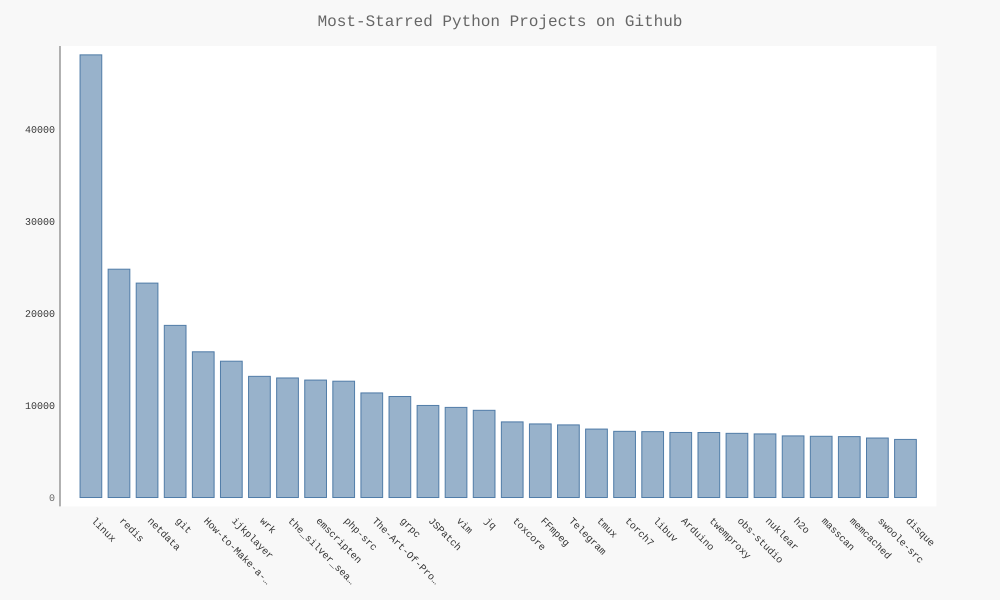

Here is the Python script that generated this plot:
"""抓取github上有关python的项目， 按照星标数排行，点击对应柱状图可以跳到该项目的github页面"""

import requests
import pygal
from pygal.style import LightColorizedStyle as LCS, LightenStyle as LS


# 执行API调用并且存储响应
url = r"https://api.github.com/search/repositories?q=language:python&sort=stars"
r = requests.get(url)
print("Status code:", r.status_code)

# 存储API响应
respose_dict = r.json()
print("Total repositories:", respose_dict["total_count"])

# 探索有关仓库的信息
repo_dicts = respose_dict["items"]
print("Respositories returned:", len(repo_dicts))


names, plot_dicts = [], []
for repo_dict in repo_dicts:
    names.append(repo_dict["name"])
    plot_dict = {
        "value": repo_dict["stargazers_count"],
        "label": str(repo_dict["description"]),
        # 添加超链接
        "xlink": repo_dict["html_url"]
    }
    plot_dicts.append(plot_dict)


# 数据可视化

    # 设置图表样式
    my_style = LS("#336699", base_style=LCS)
    my_config = pygal.Config()

    # x_label_rotation=45 让标签绕x轴旋转45度
    my_config.x_label_rotation = 45

    # show_legend=False 不显示图例
    my_config.show_legend = False

    my_config.title_font_size = 24
    my_config.label_font_size = 14
    my_config.major_label_font_size = 18
    # 将较长的项目名缩短为15字符
    my_config.truncate_label = 15
    # 隐藏水平线
    my_config.show_y_guides = False
    my_config.width = 1000

    chart = pygal.Bar(my_config, style=my_style)
    chart.title = "Most-Starred Python Projects on Github"
    chart.x_labels = names

    # 不添加标签
    chart.add("", plot_dicts)

    chart.render_to_file("python_repos.svg")

    # print("\nName:", repo_dict["name"])
    # print("Owner:", repo_dict["owner"])
    # print("Stars:", repo_dict["stargazers_count"])
    # print("Repository:", repo_dict["html_url"])
    # print("Created:", repo_dict["created_at"])
    # print("Update:", repo_dict["updated_at"])
    # print("Description:", repo_dict["description"])
